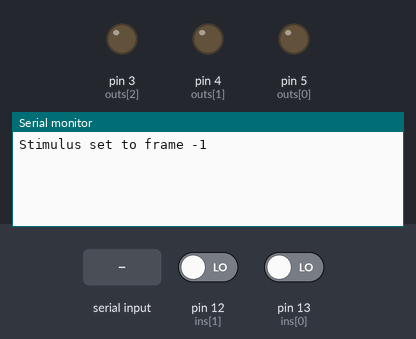
Simulated run of this sketch. Board: Arduino Uno, built with avr-gcc and run on an emulated ATmega328P. On the bench: output pins drawn as LEDs (lit = HIGH), the last lines printed to the serial monitor. The test bench sets the inputs (shaded band); at power-on: pin 13 (ins[0]) LOW, pin 12 (ins[1]) LOW.

Above: at 1.2 s.
1.3 s: pin 13 (ins[0]) driven HIGH
At 2.3 s:
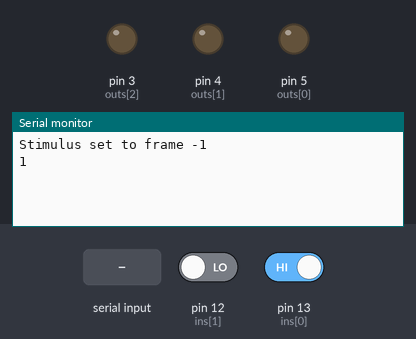
2.8 s: "90,45\n" received over Serial
At 4.4 s:
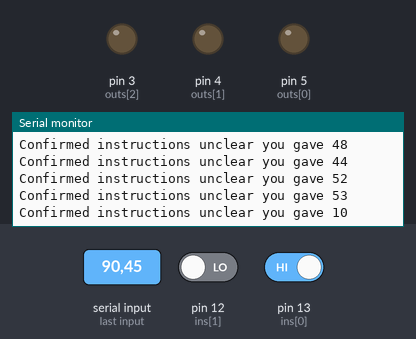
Timing chart, 0 to 5.9 s (numbered marks = the images above; inputs shaded):
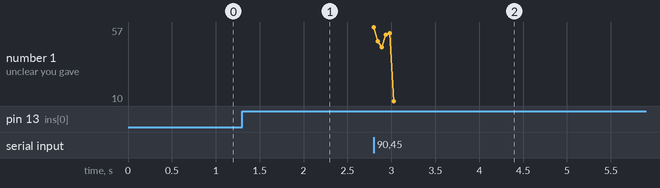

The sketch:

Arduino_stim_1-1.ino
```cpp
// Arduino Stim v 1.1
//
// This is an arduino sketch attempting to handle the electrical communication between
// an EMCCD, Isolator Battery, Coherent Laser box, in a controlled and programable fashion.
// This version is a working version that will drive up to a number of digital outputs.
// It operates by reading the rising edge of camera frame. When the camera frame is high,
// the digital signal for lasers goes high, then turn off with the camera fire line. The
// Stimulator turns on for a specified frame.
//
// AN 8-29-2019 Tim Ryan Lab
//
// User commands while running
// 'r' reset counting
// 's#' set frame # to new stimulation value
// 'S' stimulate immediately

// USer Variables
int in = 2; // Specify number of inputs used
int out = 3; //Specify number of outputs used
int ins[] = {13, 12}; // {Camera, Ext. Shut}
int outs[] = {5, 4, 3}; // {Stimulate, Laser1, Laser2, ...}

// Initialization of user independent variables.
unsigned int count = 0; // Initialize Frame number (no negative frames)
bool cam0 = LOW; // Initialize 'previous' camera state as low
bool cam = LOW; // Initialize 'current' state as high
int stim = -1;  // Initialize no stimulation unless asked for it (setting to -1 prevents stimulation)

void setup() {
  for (int i =0; i< in; i++){ // loop over inputs
    pinMode(ins[i],INPUT);  // activate inputs
  }
  for (int i =0; i< out; i++){ // activate outputs
    pinMode(outs[i],OUTPUT);
    digitalWrite(outs[i], LOW); // initialize outputs to low
  }

  // This section is for USB communication early on and will be streamlined after debugging 8-29-19
  Serial.begin(9600);
  Serial.setTimeout(100); // we won't be communicating that much, 100 ms should be fine
  Serial.print("Stimulus set to frame ");
  Serial.print(stim);
  Serial.print("\n");
}

void loop() {

  int cmd = 0; // Command variable for updating arduino state through USB
  cam = digitalRead(ins[0]); // Read camera state for this frame

  if(cam0 != cam) { // If camera state has changed execute following
    switch(cam){ // Switch between high and low states
      case HIGH: // Indicates Frame is being read
        if(digitalRead(ins[1]) == HIGH || in == 1){ // If either 1 input or the external shutter is open
          for(int i=1; i < out; i++){ // Loop over laser outputs
            digitalWrite(outs[i],HIGH); // write outputs to high
          }
        }
        count++; // increment counting variable
        if(count == stim){ // If frame number equals stimulation number
          digitalWrite(outs[0],HIGH); // Send stimulation signal high
          digitalWrite(outs[0],LOW); // send stimulation signal low
          Serial.print("STIM!\n"); // Print 'STIM!' to USB serial
        }
        Serial.print(count); // print camera frame
        Serial.print("\n"); // newline character
        break; // Don't execute any more of the switch loop

      case  LOW:  // Indicates the frame has finished aquistion
        for(int i=1; i < out; i++){ // turn off lasers
          digitalWrite(outs[i],LOW); // write pin low
        } // all other work is taken care of on the rising edge. However if there is a use for the falling edge it would go here
        break;
    }
  } // end state change section
  cam0 = cam; // update previous state to current state
  if(Serial.available() >0){ // if there is a usb input, execute following
    cmd = Serial.read(); // Read the 1 byte input
    Serial.print("Confirmed "); // Respond to USB
    switch(cmd){ // switch statement allows for building of a variety of command interfaces
      case 114: // if the incoming byte is 'r'
        count = 0; // reset the counting variable to 0
        Serial.print("count = 0\n"); // indicate change
        break;
      case 115: // If incoming byte is 's' the following bytes will be a framenumber
        stim = Serial.parseInt(); // parse the bytes into integers
        Serial.print("stimulus is now on frame ");
        Serial.print(stim);
        Serial.print("\n"); // This confirms the correct stimulus has been saved
        break;
      case 83: // If the incoming bit is 'S' then stimulate now
        digitalWrite(outs[0],HIGH); // Send stimulation output high
        Serial.print("STIM!\n"); // communicate sitmulation
        digitalWrite(outs[0],LOW);  // send stimulation output low
        break;
      default: // occurs when we encounter and 'unexpected' case
        Serial.print("instructions unclear you gave "); // Indicates no handling of this case
        Serial.print(cmd); // prints out decimal number for future coding
        Serial.print("\n");
    }
  } // end serial loop
} // end main loop
```

Measured:
- after the input at 1.3 s, the serial monitor: prints a new line at once (image 1)
- after the input at 2.8 s, the serial monitor: prints a new line at once (image 2)
